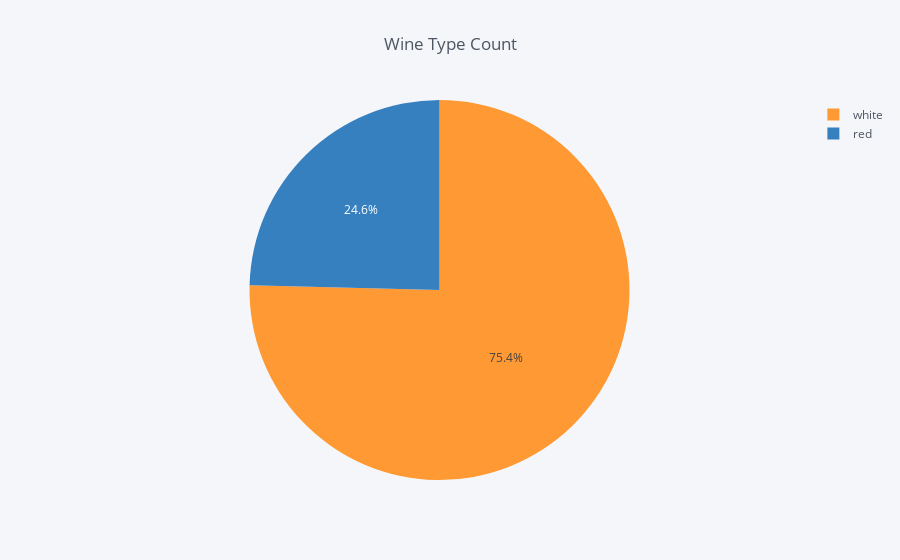

Here is the notebook cell this chart was saved with:
### Code cell
wine_type_count.iplot(kind='pie', labels='type', values='count', title='Wine Type Count', theme='pearl')

### Figure 1 — Plotly figure (JSON) as saved in the notebook; plotly's stock layout.template omitted (floating-point values rounded to 4 significant figures)
{"data": [{"labels": ["white", "red"], "marker": {"colors": ["rgba(255, 153, 51, 1.0)", "rgba(55, 128, 191, 1.0)"]}, "name": "", "type": "pie", "values": [4898, 1599]}], "layout": {"legend": {"bgcolor": "#F5F6F9", "font": {"color": "#4D5663"}}, "paper_bgcolor": "#F5F6F9", "plot_bgcolor": "#F5F6F9", "title": "Wine Type Count", "titlefont": {"color": "#4D5663"}}}
